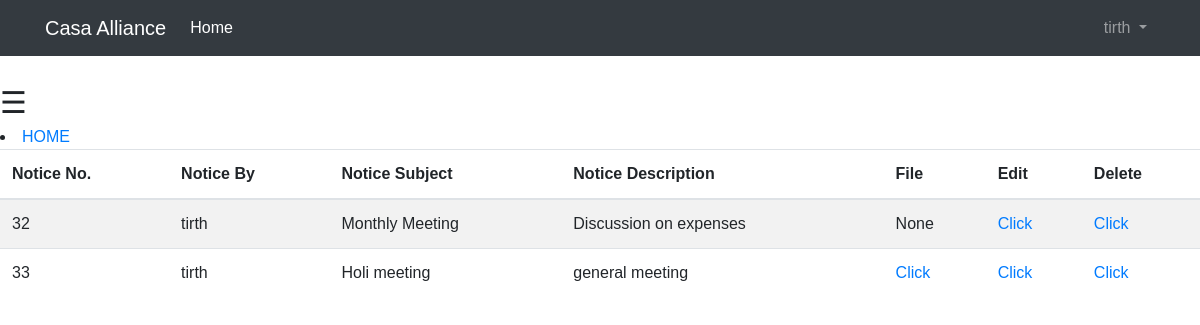
The page /basic_app/notice_edit/ (signed in) on the database its author committed.
### basic_app/models.py (models this page shows, shortened)
class NoticePost(models.Model):
    notice_by = models.CharField(max_length=64)
    notice_subject = models.CharField(validators=[name_regex], max_length=20)
    notice_description = models.TextField(max_length=100)
    notice_file = models.FileField(blank=True)
    date_time = models.DateTimeField(default=timezone.now())

### basic_app/views.py (the view)
# urls.py: url(r'^notice_edit/notice_update/(?P<pk>\d+)/$', views.NoticeUpdateView.as_view(),
@login_required
def notice_edit(request):
    obj = models.NoticePost.objects.filter(Q(notice_by__icontains=request.user.username))
    if obj:
        return render(request, 'basic_app/notice_edit.html', {'list': obj})
    else:
        return HttpResponse('No result found')

### templates/basic_app/notice_edit.html
{% extends 'basic_app/base.html' %}
{% block body_block %}
<li><a href="{% url 'basic_app:home' %}">HOME</a></li>
    <table class = "table table-striped">
  <thead>
    <tr>
        <th>Notice No.</th>
      <th>Notice By</th>
      <th>Notice Subject</th>
      <th>Notice Description</th>
      <th>File</th>
        <th>Edit</th>
        <th>Delete</th>
    </tr>
  </thead>
    <tbody>
    {% if list %}
    {% for k in list %}
      <tr>
      <td>{{ k.pk }}</td>
        <td>{{ k.notice_by }}</td>
        <td>{{ k.notice_subject }}</td>
        <td>{{ k.notice_description }}</td>
          {% if k.notice_file %}
            <td><a href="{{ k.notice_file.url }}">Click</a></td>
        {% else %}
            <td>None</td>
        {% endif %}
        <td><a href="{% url 'basic_app:notice_update' pk=k.pk %}">Click</a></td>
        <td><a href="{% url 'basic_app:notice_delete' pk=k.pk %}">Click</a></td>
      </tr>
    {% endfor %}
    {% endif %}
  </tbody>
</table>
{% endblock %}

### templates/basic_app/base.html (shortened to what this page needs)
<!DOCTYPE html>
<html lang="en">
<head>
    <link rel="stylesheet" href="https://maxcdn.bootstrapcdn.com/bootstrap/4.0.0/css/bootstrap.min.css">
</head>
<body>
  <nav class="navbar navbar-expand-lg navbar-dark bg-dark mb-4">
    <div class="container">
      <a class="navbar-brand" href="{% url 'basic_app:casa_home' %}">Casa Alliance</a>
      <div class="collapse navbar-collapse" id="navbarSupportedContent">
        <ul class="navbar-nav mr-auto">
        <li class="nav-item active">
        {% if  request.user.is_authenticated and not request.user.username == 'watchman'%}
            <a class="nav-link" href="{% url 'basic_app:casa_home' %}">Home <span class="sr-only">(current)</span></a>
        {% endif %}
      </li>
        </ul>
        {% if user.is_authenticated %}
          <ul class="navbar-nav">
            <li class="nav-item dropdown">
              <a class="nav-link dropdown-toggle" href="#" id="navbarDropdown" role="button" data-toggle="dropdown" aria-haspopup="true" aria-expanded="false">
                {{ user.username }}
              </a>
            </li>
          </ul>
        {% else %}
          <form class="form-inline my-2 my-lg-0">
            <a href="{% url 'basic_app:user_login' %}" class="btn btn-outline-secondary">Log in</a>
            <a href="{% url 'basic_app:register' %}" class="btn btn-primary ml-2">Sign up</a>
          </form>
        {% endif %}
      </div>
    </div>
  </nav>
     {% if user.is_authenticated and not request.user.username == 'watchman' %}
        <span style="font-size:30px;cursor:pointer" onclick="openNav()">&#9776;</span>
     {% endif %}
<div>
    {% block body_block %}{% endblock %}
</div>
</body>
</html>

### templates/basic_app/base.html (style rules this page uses)
body { font-family: "proxima-nova-soft", "Proxima Nova Soft", Helvetica, Arial, sans-serif; }

### rows shown on the page
NoticePost: pk "32", notice_by "tirth", notice_subject "Monthly Meeting", notice_description "Discussion on expenses", notice_file "None"
NoticePost: pk "33", notice_by "tirth", notice_subject "Holi meeting", notice_description "general meeting"

### other values the page prints
{{ user.username }} "tirth"
